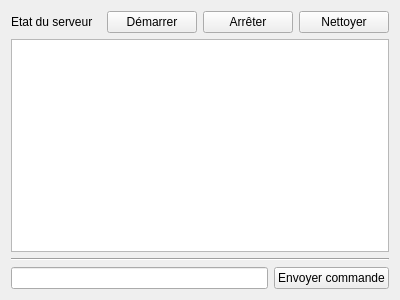
<?xml version="1.0" encoding="UTF-8"?>
<ui version="4.0">
 <class>ServerWindow</class>
 <widget class="QWidget" name="ServerWindow">
  <property name="geometry">
   <rect>
    <x>0</x>
    <y>0</y>
    <width>400</width>
    <height>300</height>
   </rect>
  </property>
  <property name="windowTitle">
   <string>Loup Garou - Serveur</string>
  </property>
  <property name="autoFillBackground">
   <bool>false</bool>
  </property>
  <property name="styleSheet">
   <string notr="true"/>
  </property>
  <layout class="QVBoxLayout" name="verticalLayout">
   <item>
    <layout class="QHBoxLayout" name="headerLayout">
     <item>
      <widget class="QLabel" name="m_serverStateLabel">
       <property name="text">
        <string>Etat du serveur</string>
       </property>
      </widget>
     </item>
     <item>
      <widget class="QPushButton" name="m_startButton">
       <property name="text">
        <string>Démarrer</string>
       </property>
      </widget>
     </item>
     <item>
      <widget class="QPushButton" name="m_stopButton">
       <property name="text">
        <string>Arrêter</string>
       </property>
      </widget>
     </item>
     <item>
      <widget class="QPushButton" name="m_clearButton">
       <property name="text">
        <string>Nettoyer</string>
       </property>
      </widget>
     </item>
    </layout>
   </item>
   <item>
    <widget class="QTextEdit" name="m_logsList">
     <property name="font">
      <font>
       <family>Lucida Console</family>
      </font>
     </property>
     <property name="styleSheet">
      <string notr="true"/>
     </property>
     <property name="readOnly">
      <bool>true</bool>
     </property>
     <property name="html">
      <string>&lt;!DOCTYPE HTML PUBLIC &quot;-//W3C//DTD HTML 4.0//EN&quot; &quot;http://www.w3.org/TR/REC-html40/strict.dtd&quot;&gt;
&lt;html&gt;&lt;head&gt;&lt;meta name=&quot;qrichtext&quot; content=&quot;1&quot; /&gt;&lt;style type=&quot;text/css&quot;&gt;
p, li { white-space: pre-wrap; }
&lt;/style&gt;&lt;/head&gt;&lt;body style=&quot; font-family:'Lucida Console'; font-size:8.25pt; font-weight:400; font-style:normal;&quot;&gt;
&lt;p style=&quot;-qt-paragraph-type:empty; margin-top:0px; margin-bottom:0px; margin-left:0px; margin-right:0px; -qt-block-indent:0; text-indent:0px;&quot;&gt;&lt;br /&gt;&lt;/p&gt;&lt;/body&gt;&lt;/html&gt;</string>
     </property>
     <property name="textInteractionFlags">
      <set>Qt::LinksAccessibleByMouse|Qt::TextSelectableByKeyboard|Qt::TextSelectableByMouse</set>
     </property>
    </widget>
   </item>
   <item>
    <widget class="Line" name="line">
     <property name="orientation">
      <enum>Qt::Horizontal</enum>
     </property>
    </widget>
   </item>
   <item>
    <layout class="QHBoxLayout" name="commandLayout">
     <item>
      <widget class="QLineEdit" name="m_commandLineEditor">
       <property name="styleSheet">
        <string notr="true"/>
       </property>
       <property name="clearButtonEnabled">
        <bool>false</bool>
       </property>
      </widget>
     </item>
     <item>
      <widget class="QPushButton" name="m_sendCommandButton">
       <property name="styleSheet">
        <string notr="true"/>
       </property>
       <property name="text">
        <string>Envoyer commande</string>
       </property>
      </widget>
     </item>
    </layout>
   </item>
  </layout>
 </widget>
 <layoutdefault spacing="6" margin="11"/>
 <resources/>
 <connections/>
</ui>
